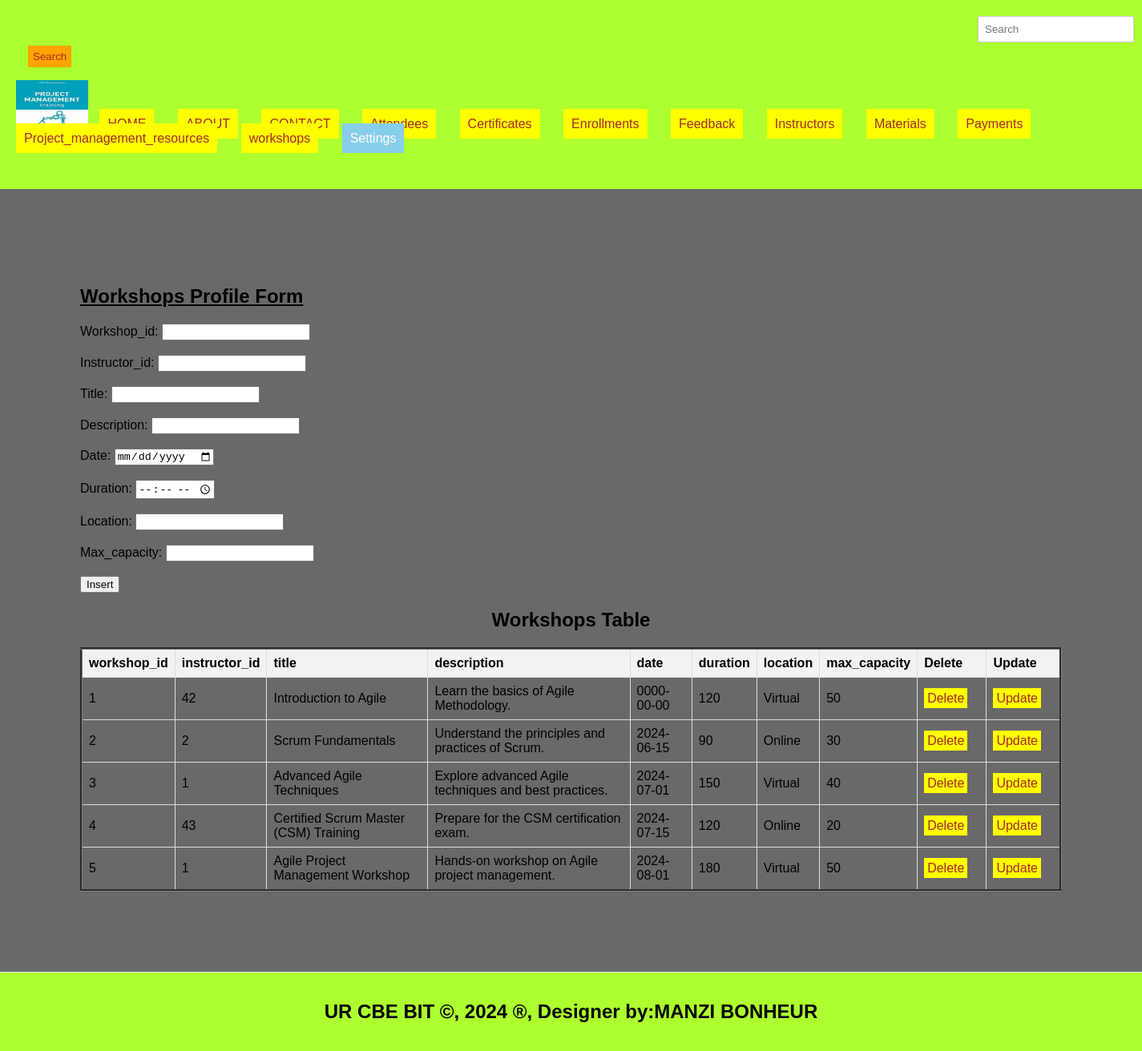
Screenshot of /workshops.php with the database file from the repository.
### tables this page shows
CREATE TABLE `workshops` (
  `workshop_id` int(11) NOT NULL,
  `instructor_id` int(11) DEFAULT NULL,
  `title` varchar(100) DEFAULT NULL,
  `description` text DEFAULT NULL,
  `date` date DEFAULT NULL,
  `duration` int(11) DEFAULT NULL,
  `location` varchar(100) DEFAULT NULL,
  `max_capacity` int(11) DEFAULT NULL
);

### workshops.php (the view, shortened to what this page needs)
<!DOCTYPE html>
<html lang="en">
<head>
  <link rel="stylesheet" type="text/css" href="mystyle.css" title="style 1" media="screen, tv, projection, handheld, print"/>
  </head>
  <header>
<body bgcolor="dimgray">
  <form class="d-flex" role="search" action="search.php">
      <input class="form-control me-2" type="search" placeholder="Search" aria-label="Search" name="query">
      <button class="btn btn-outline-success" type="submit">Search</button>
    </form>
  <ul style="list-style-type: none; padding: 0;">
    <li style="display: inline; margin-right: 10px;">
    <img src="./image/logos.jpeg" width="90" height="60" alt="Logo">
  </li>
    <li style="display: inline; margin-right: 10px;"><a href="./home.html">HOME</a>
  </li>
    <li style="display: inline; margin-right: 10px;"><a href="./about.html">ABOUT</a>
  </li>
    <li style="display: inline; margin-right: 10px;"><a href="./contact.html">CONTACT</a>
  </li>
    <li style="display: inline; margin-right: 10px;"><a href="./attendees.php">Attendees</a>
  </li>
    <li style="display: inline; margin-right: 10px;"><a href="./certificates.php">Certificates</a>
  </li>
    <li style="display: inline; margin-right: 10px;"><a href="./enrollments.php">Enrollments</a>
  </li>
    <li style="display: inline; margin-right: 10px;"><a href="./feedback.php">Feedback</a>
  </li>
    <li style="display: inline; margin-right: 10px;"><a href="./instructors.php">Instructors</a>
  </li>  <li style="display: inline; margin-right: 10px;"><a href="./materials.php">Materials</a>
  </li>
    <li style="display: inline; margin-right: 10px;"><a href="./payments.php">Payments</a>
  </li>
    <li style="display: inline; margin-right: 10px;"><a href="./project_management_resources.php">Project_management_resources</a>
  </li>
<li style="display: inline; margin-right: 10px;"><a href="./workshops.php">workshops</a>
  </li>
    <li class="dropdown" style="display: inline; margin-right: 10px;">
      <a href="#" style="padding: 10px; color: white; background-color: skyblue; text-decoration: none; margin-right: 15px;">Settings</a>
    </li><br><br>
  </ul>
</header>
<section>
   <h1><u>Workshops Profile Form</u></h1>
<form method="post" onsubmit="return confirmInsert();">
    <label for="workshop_id">Workshop_id:</label>
    <input type="number" id="driver_id" name="driver_id" required><br><br>
    <label for="instructor_id">Instructor_id:</label>
    <input type="number" id="user_id" name="user_id" required><br><br>
    <label for="title">Title:</label>
    <input type="text" id="license_number" name="license_number" required><br><br>
    <label for="description">Description:</label>
    <input type=text id="car_model" name="car_model" required><br><br>
    <label for="date">Date:</label>
    <input type="date" id="capacity" name="capacity" required><br><br>
    <label for="duration">Duration:</label>
    <input type="time" id="capacit" name="capacit" required><br><br>
    <label for="location">Location:</label>
    <input type="text" id="capaci" name="capaci" required><br><br>
    <label for="max_capacity">Max_capacity:</label>
    <input type="text" id="capac" name="capac" required><br><br>
    <input type="submit" name="add" value="Insert">
</form>
<!DOCTYPE html>
<html>
<head>
</head>
<body>
    <center><h2>Workshops Table</h2></center>
    <table border="3">
        <tr>
            <th>workshop_id</th>
            <th>instructor_id</th>
            <th>title</th>
            <th>description</th>
            <th>date</th>
            <th>duration</th>
            <th>location</th>
            <th>max_capacity</th>
            <th>Delete</th>
            <th>Update</th>
        </tr>
<?php
include('db_connection.php');
$sql = "SELECT * FROM workshops";
$result = $connection->query($sql);
if ($result->num_rows > 0) {
    while ($row = $result->fetch_assoc()) {
        $workshop_id = $row['workshop_id'];
        echo "<tr>
            <td>" . $row['workshop_id'] . "</td>
            <td>" . $row['instructor_id'] . "</td>
            <td>" . $row['title'] . "</td>
            <td>" . $row['description'] . "</td>
            <td>" . $row['date'] . "</td>
             <td>" . $row['duration'] . "</td>
              <td>" . $row['location'] . "</td>
               <td>" . $row['max_capacity'] . "</td>
            <td><a style='padding:4px' href='delete_workshops.php?workshop_id=$workshop_id'>Delete</a></td>
            <td><a style='padding:4px' href='update_workshops.php?workshop_id=$workshop_id'>Update</a></td>
        </tr>";
    }
} else {
    echo "<tr><td colspan='7'>No data found</td></tr>";
}
?>
    </table>
</body>
</section>
<footer>
  <center>
   <b><h2>UR CBE BIT &copy, 2024 &reg, Designer by:MANZI BONHEUR</h2></b>
  </center>
</footer>
</body>
</html>

### mystyle.css (style rules this page uses)
body { font-family: Arial, sans-serif; margin: 0; padding: 0; }
.form-control { padding: 8px; margin-left: 4px; border: 1px solid #ccc; }
.btn { padding: 6px; background-color: orange; color: brown; border: none; }
.dropdown { position: relative; display: inline; margin-right: 10px; }
body { font-family: Arial,sans-serif; margin:0; padding:0; }
header { background-color:greenyellow; padding: 20px; }
.dropdown { position: right; display:right; direction:rtl; }
section { padding:100px; border-bottom: 1px solid #ddd; }
footer { text-align: center; padding: 15px; background-color:greenyellow; }

### workshops.php (style rules this page uses)
a { padding: 10px; color: white; background-color: yellow; text-decoration: none; margin-right: 15px; }
a:link { color: brown; }
button.btn { margin-left: 15px; margin-top: 4px; }
input.form-control { margin-left: 1200px; padding: 8px; }
table { width: 100%; border-collapse: collapse; }
th, td { border: 1px solid #ddd; padding: 8px; text-align: left; }
th { background-color: #f2f2f2; }

### rows the page displays
workshops: workshop_id "1", instructor "42", title "Introduction to Agile", description "Learn the basics of Agile Methodology.", date "0000-00-00", duration "120", location "Virtual", max_capacity "50"
workshops: workshop_id "2", instructor "2", title "Scrum Fundamentals", description "Understand the principles and practices of Scrum.", date "2024-06-15", duration "90", location "Online", max_capacity "30"
workshops: workshop_id "3", instructor "1", title "Advanced Agile Techniques", description "Explore advanced Agile techniques and best practices.", date "2024-07-01", duration "150", location "Virtual", max_capacity "40"
workshops: workshop_id "4", instructor "43", title "Certified Scrum Master (CSM) Training", description "Prepare for the CSM certification exam.", date "2024-07-15", duration "120", location "Online", max_capacity "20"
workshops: workshop_id "5", instructor "1", title "Agile Project Management Workshop", description "Hands-on workshop on Agile project management.", date "2024-08-01", duration "180", location "Virtual", max_capacity "50"
